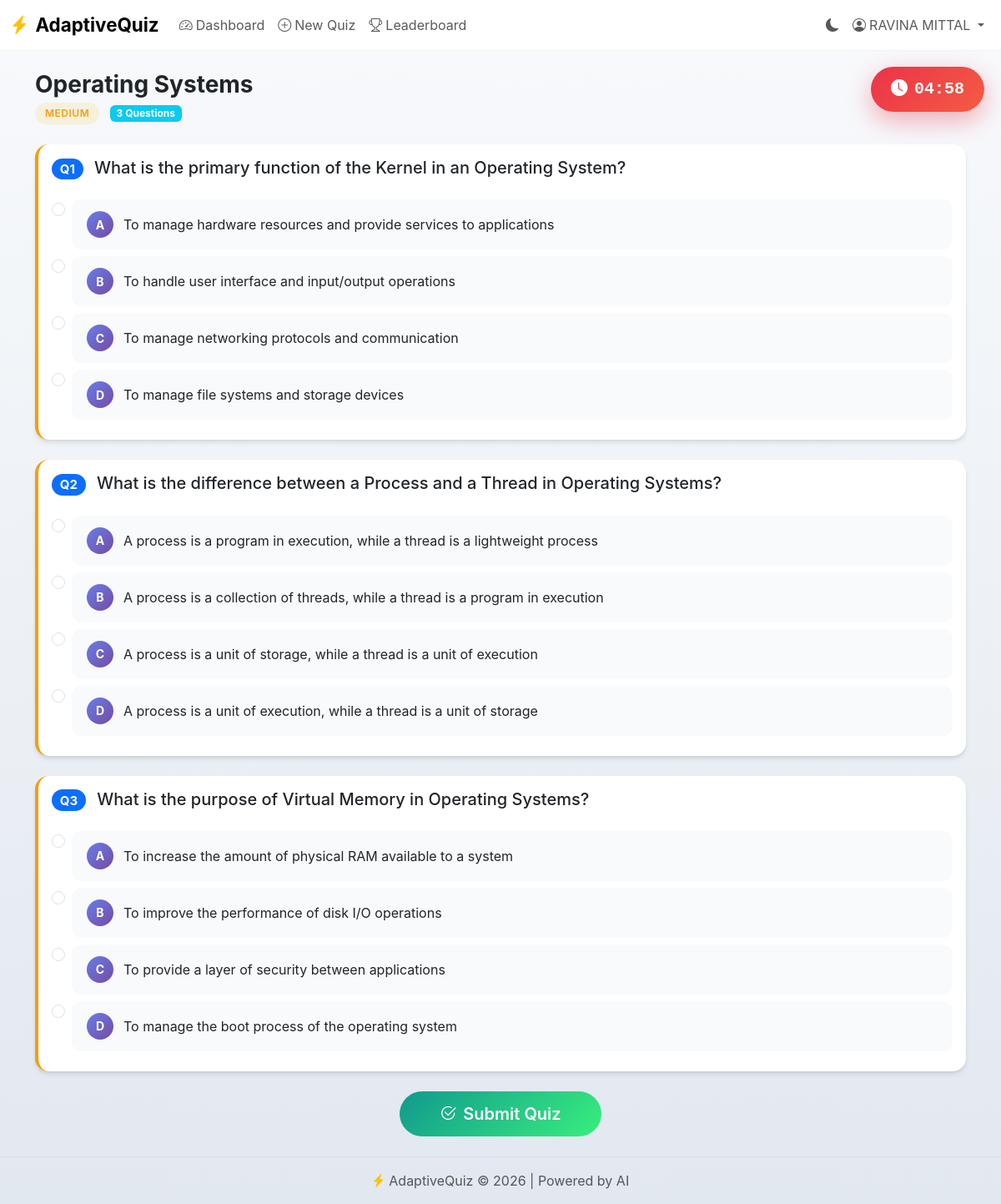
The page /quiz/1 (signed in) on the database its author committed.
### models.py (models this page shows)
class User(UserMixin, db.Model):
    id = db.Column(db.Integer, primary_key=True)
    email = db.Column(db.String(120), unique=True, nullable=False)
    password_hash = db.Column(db.String(255), nullable=False)
    name = db.Column(db.String(100), nullable=False)
    is_admin = db.Column(db.Boolean, default=False)
    quiz_attempts = db.relationship("QuizAttempt", backref="user", lazy=True)

class QuizAttempt(db.Model):
    id = db.Column(db.Integer, primary_key=True)
    user_id = db.Column(db.Integer, db.ForeignKey("user.id"), nullable=False)
    topic = db.Column(db.String(100), nullable=False)
    difficulty = db.Column(db.String(20), nullable=False)
    score = db.Column(db.Integer, nullable=False)
    total_questions = db.Column(db.Integer, nullable=False)
    started_at = db.Column(db.DateTime, default=datetime.utcnow)
    completed_at = db.Column(db.DateTime)
    time_taken_sec = db.Column(db.Integer)
    details = db.relationship("AttemptQuestion", backref="attempt", lazy=True)

class AttemptQuestion(db.Model):
    id = db.Column(db.Integer, primary_key=True)
    attempt_id = db.Column(db.Integer, db.ForeignKey("quiz_attempt.id"), nullable=False)
    question_id = db.Column(db.Integer, db.ForeignKey("question.id"), nullable=True)
    question_text = db.Column(db.Text, nullable=False)
    option_a = db.Column(db.String(255), nullable=False)
    option_b = db.Column(db.String(255), nullable=False)
    option_c = db.Column(db.String(255), nullable=False)
    option_d = db.Column(db.String(255), nullable=False)
    correct_answer = db.Column(db.String(1), nullable=False)
    user_answer = db.Column(db.String(1))
    is_correct = db.Column(db.Boolean)
    topic = db.Column(db.String(100), nullable=False)
    difficulty = db.Column(db.String(20), nullable=False)
    time_taken_sec = db.Column(db.Integer)
    time_spent_sec = db.Column(db.Integer, default=0)
    explanation = db.Column(db.Text)

### app.py (the view, shortened to what this page needs)
@app.route("/quiz/<int:attempt_id>", methods=["GET", "POST"])
@login_required
def take_quiz(attempt_id):
    attempt = QuizAttempt.query.filter_by(
        id=attempt_id, user_id=current_user.id
    ).first_or_404()
    questions = AttemptQuestion.query.filter_by(attempt_id=attempt.id).all()
    duration_sec = 5 * 60  # 5 minutes
    return render_template(
        "quiz.html",
        mode="take",
        attempt=attempt,
        questions=questions,
        duration_sec=duration_sec,
    )

### templates/quiz.html (shortened to what this page needs)
{% extends "base.html" %}
{% block content %}
{% if mode == "setup" %}
<div class="row justify-content-center animate-fade-in">
    <div class="col-lg-8">
        <div class="card">
            <div class="card-header">
                <h4 class="mb-0">
                    <i class="bi bi-lightning-charge-fill text-warning me-2"></i>
                    Create New Quiz
                </h4>
            </div>
            <div class="card-body">
                <form method="post" id="quizSetupForm">
                    <div class="mb-4">
                        <label class="form-label fw-bold">
                            <i class="bi bi-tag me-1"></i>Select Topic
                        </label>
                        <div class="topic-chips" id="topicChips">
                            {% if suggested_topics %}
                            {% for topic in suggested_topics %}
                            <div class="topic-chip" data-topic="{{ topic }}">
                                <i class="bi bi-book"></i>{{ topic }}
                            </div>
                            {% endfor %}
                            {% endif %}
                        </div>
                        <input type="text" name="topic" id="topicInput" class="form-control mt-2"
                            placeholder="Or type a custom topic..." required>
                    </div>
                    <div class="mb-4">
                        <label class="form-label fw-bold">
                            <i class="bi bi-list-numbers me-1"></i>Number of Questions
                        </label>
                        <select name="num_questions" class="form-select">
                            <option value="3">3 Questions</option>
                            <option value="5" selected>5 Questions</option>
                            <option value="10">10 Questions</option>
                            <option value="15">15 Questions</option>
                        </select>
                    </div>
                    <div class="mb-4">
                        <label class="form-label">
                            <i class="bi bi-bookmark me-1"></i>Subtopic (optional)
                        </label>
                        <input type="text" name="subtopic" class="form-control"
                            placeholder="e.g. Deadlocks, Threads, SQL Queries">
                    </div>
                    <div class="mb-4">
                        <label class="form-label fw-bold">
                            <i class="bi bi-speedometer me-1"></i>Difficulty Level
                        </label>
                        <div class="row g-3">
                            <div class="col-md-3">
                                <div class="form-check">
                                    <input class="form-check-input" type="radio" name="difficulty" value=""
                                        id="diffAuto" checked>
                                    <label class="form-check-label" for="diffAuto">
                                        <span class="difficulty-badge"
                                            style="background: var(--gradient-primary); color: white;">
                                            <i class="bi bi-magic me-1"></i>Auto (AI)
                                        </span>
                                    </label>
                                </div>
                            </div>
                            {% if difficulty_levels %}
                            {% for level in difficulty_levels %}
                            <div class="col-md-3">
                                <div class="form-check">
                                    <input class="form-check-input" type="radio" name="difficulty" value="{{ level }}"
                                        id="diff{{ level }}">
                                    <label class="form-check-label" for="diff{{ level }}">
                                        <span class="difficulty-badge {{ level|lower }}">{{ level }}</span>
                                    </label>
                                </div>
                            </div>
                            {% endfor %}
                            {% endif %}
                        </div>
                    </div>
                    <div class="mb-4">
                        <label class="form-label fw-bold">
                            <i class="bi bi-cpu me-1"></i>Adaptive ML Model
                        </label>
                        <select name="ml_model" class="form-select">
                            <option value="logistic" selected>Logistic Regression (Recommended)</option>
                            <option value="tree">Decision Tree</option>
                            <option value="rule">Rule-Based (Simple)</option>
                        </select>
                        <small class="text-muted">
                            ML model determines difficulty based on your performance history.
                        </small>
                    </div>
                    <button type="submit" class="btn btn-gradient-success w-100 py-3">
                        <i class="bi bi-play-fill me-2"></i>Generate & Start Quiz
                    </button>
                </form>
            </div>
        </div>
    </div>
</div>
<script>
    document.addEventListener('DOMContentLoaded', () => {
        const chips = document.querySelectorAll('.topic-chip');
        const input = document.getElementById('topicInput');
        chips.forEach(chip => {
            chip.addEventListener('click', () => {
                chips.forEach(c => c.classList.remove('selected'));
                chip.classList.add('selected');
                input.value = chip.dataset.topic;
            });
        });
        input.addEventListener('input', () => {
            if (!Array.from(chips).some(c => c.dataset.topic === input.value)) {
                chips.forEach(c => c.classList.remove('selected'));
            }
        });
    });
</script>
{% elif mode == "take" %}
<div class="animate-fade-in">
    <div class="d-flex justify-content-between align-items-center mb-4">
        <div>
            <h3 class="fw-bold mb-1">{{ attempt.topic }}</h3>
            <span class="difficulty-badge {{ attempt.difficulty|lower }}">{{ attempt.difficulty }}</span>
            <span class="badge bg-info ms-2">{{ questions|length }} Questions</span>
        </div>
    </div>
    <form method="post" id="quizForm">
        {% for q in questions %}
        <div class="card question-card {{ q.difficulty|lower }} mb-4">
            <div class="card-body">
                <h5 class="card-title mb-4">
                    <span class="badge bg-primary rounded-pill me-2">Q{{ loop.index }}</span>
                    {{ q.question_text }}
                </h5>
                <div class="options-container">
                    <div class="form-check">
                        <input class="form-check-input" type="radio" name="q_{{ q.id }}" value="A" id="q{{ q.id }}_A">
                        <label class="form-check-label option-label" for="q{{ q.id }}_A">
                            <span class="option-letter">A</span>
                            {{ q.option_a }}
                        </label>
                    </div>
                    <div class="form-check">
                        <input class="form-check-input" type="radio" name="q_{{ q.id }}" value="B" id="q{{ q.id }}_B">
                        <label class="form-check-label option-label" for="q{{ q.id }}_B">
                            <span class="option-letter">B</span>
                            {{ q.option_b }}
                        </label>
                    </div>
                    <div class="form-check">
                        <input class="form-check-input" type="radio" name="q_{{ q.id }}" value="C" id="q{{ q.id }}_C">
                        <label class="form-check-label option-label" for="q{{ q.id }}_C">
                            <span class="option-letter">C</span>
                            {{ q.option_c }}
                        </label>
                    </div>
                    <div class="form-check">
                        <input class="form-check-input" type="radio" name="q_{{ q.id }}" value="D" id="q{{ q.id }}_D">
                        <label class="form-check-label option-label" for="q{{ q.id }}_D">
                            <span class="option-letter">D</span>
                            {{ q.option_d }}
                        </label>
                    </div>
                </div>
            </div>
        </div>
        {% endfor %}
        <div class="text-center">
            <button type="submit" class="btn btn-gradient-success btn-lg px-5">
                <i class="bi bi-check2-circle me-2"></i>Submit Quiz
            </button>
        </div>
    </form>
</div>
{% endif %}
{% endblock %}

### templates/base.html (shortened to what this page needs)
<!doctype html>
<html lang="en" data-bs-theme="light">
<head>
    <link href="https://cdn.jsdelivr.net/npm/bootstrap@5.3.3/dist/css/bootstrap.min.css" rel="stylesheet">
    <link href="https://cdn.jsdelivr.net/npm/bootstrap-icons@1.11.3/font/bootstrap-icons.css" rel="stylesheet">
    <link rel="stylesheet" href="{{ url_for('static', filename='style.css') }}">
</head>
<body>
    <nav class="navbar navbar-expand-lg sticky-top">
        <div class="container-fluid">
            <a class="navbar-brand d-flex align-items-center" href="{{ url_for('dashboard') }}">
                <i class="bi bi-lightning-charge-fill text-warning me-2"></i>
                <span class="fw-bold">AdaptiveQuiz</span>
            </a>
            <div class="collapse navbar-collapse" id="navbarNav">
                <ul class="navbar-nav me-auto">
                    {% if current_user.is_authenticated %}
                    <li class="nav-item">
                        <a class="nav-link" href="{{ url_for('dashboard') }}">
                            <i class="bi bi-speedometer2 me-1"></i>Dashboard
                        </a>
                    </li>
                    <li class="nav-item">
                        <a class="nav-link" href="{{ url_for('new_quiz') }}">
                            <i class="bi bi-plus-circle me-1"></i>New Quiz
                        </a>
                    </li>
                    <li class="nav-item">
                        <a class="nav-link" href="{{ url_for('leaderboard') }}">
                            <i class="bi bi-trophy me-1"></i>Leaderboard
                        </a>
                    </li>
                    {% endif %}
                </ul>
                <ul class="navbar-nav">
                    <li class="nav-item">
                        <button class="btn btn-link nav-link" id="darkModeToggle" title="Toggle dark mode">
                            <i class="bi bi-moon-fill" id="darkModeIcon"></i>
                        </button>
                    </li>
                    {% if current_user.is_authenticated %}
                    <li class="nav-item dropdown">
                        <a class="nav-link dropdown-toggle" href="#" data-bs-toggle="dropdown">
                            <i class="bi bi-person-circle me-1"></i>{{ current_user.name }}
                        </a>
                    </li>
                    {% endif %}
                </ul>
            </div>
        </div>
    </nav>
    <main class="container-fluid py-4">
        <div class="container">
            {% block content %}{% endblock %}
        </div>
    </main>
    <footer class="footer mt-auto py-3">
        <div class="container text-center">
            <span class="text-muted">
                <i class="bi bi-lightning-charge-fill text-warning"></i>
                AdaptiveQuiz &copy; 2026 | Powered by AI
            </span>
        </div>
    </footer>
</body>
</html>

### rows shown on the page
User: name "RAVINA MITTAL"
QuizAttempt: topic "Operating Systems", difficulty "MEDIUM"
AttemptQuestion: question_text "What is the primary function of the Kernel in an Operating System?", option_a "To manage hardware resources and provide services to applications", option_b "To handle user interface and input/output operations", option_c "To manage networking protocols and communication", option_d "To manage file systems and storage devices"
AttemptQuestion: question_text "What is the difference between a Process and a Thread in Operating Systems?", option_a "A process is a program in execution, while a thread is a lightweight process", option_b "A process is a collection of threads, while a thread is a program in execution", option_c "A process is a unit of storage, while a thread is a unit of execution", option_d "A process is a unit of execution, while a thread is a unit of storage"
AttemptQuestion: question_text "What is the purpose of Virtual Memory in Operating Systems?", option_a "To increase the amount of physical RAM available to a system", option_b "To improve the performance of disk I/O operations", option_c "To provide a layer of security between applications", option_d "To manage the boot process of the operating system"

### other values the page prints
{{ questions|length }} "3"
